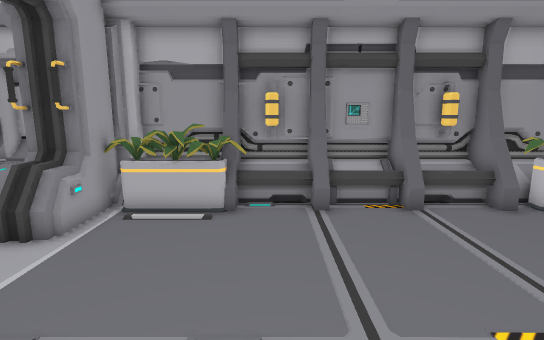
view 1 (above)

21 first-person views from a walk through a scene from a Unity 3-D project. The camera is 1.5 m above the floor, tilts 10° down and sees 80° across. The floor is counted in squares, 0.5 m on a side. Each view is taken from the middle of a square. On the plan, view 1 faces up. The plan holds only what a view shows up to about 20 squares ahead; the rest is blank. The place goes on beyond the plan. The player is left out.

view 2
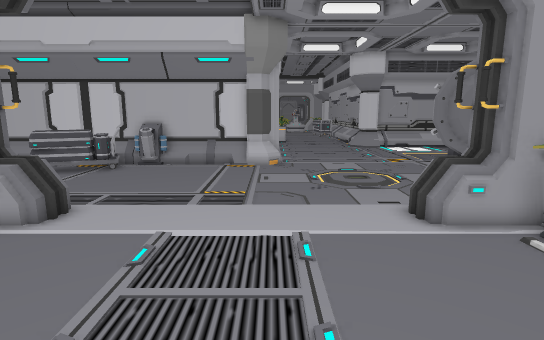

view 3
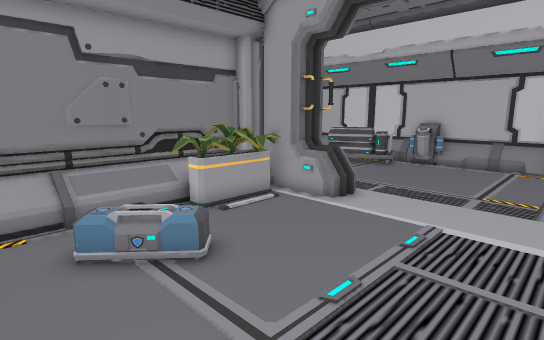

view 4
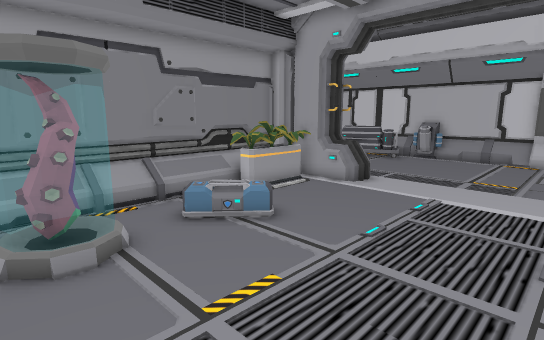

view 5
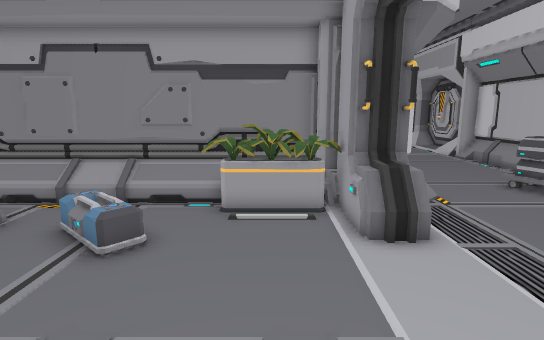

view 6
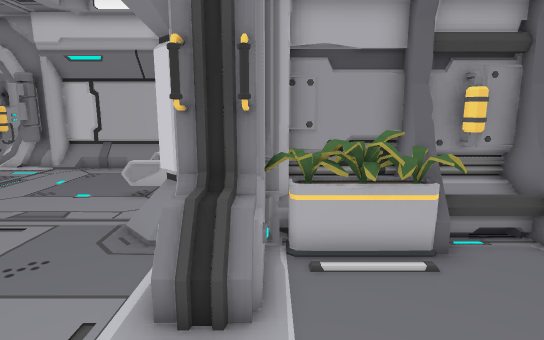

view 7
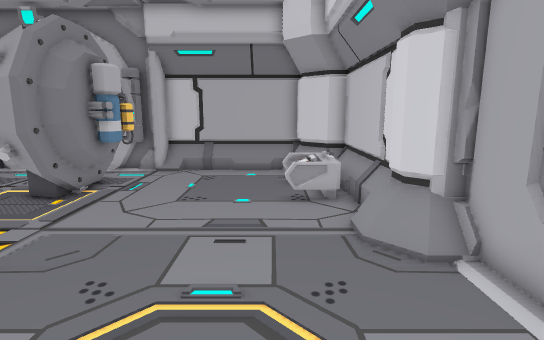

view 8
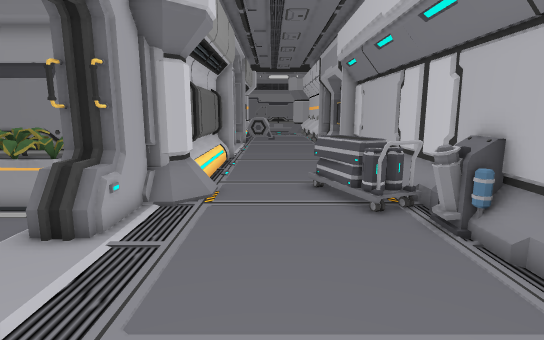

view 9
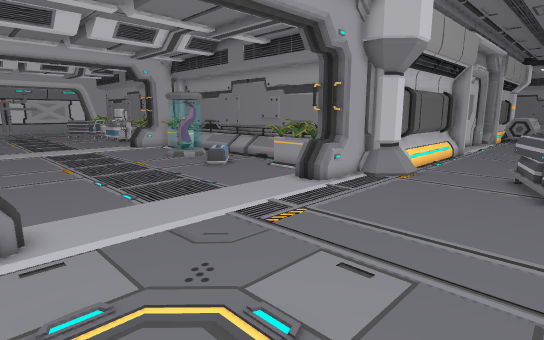

view 10
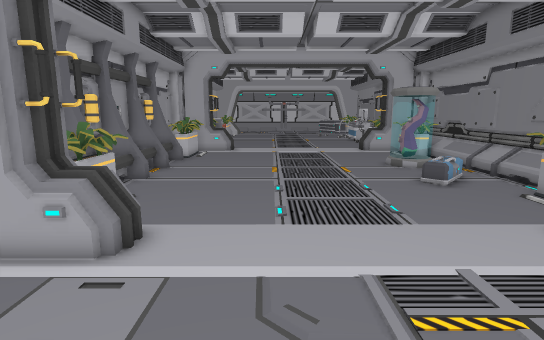

view 11
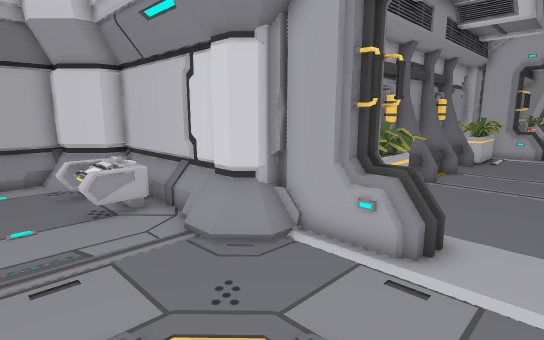

view 12
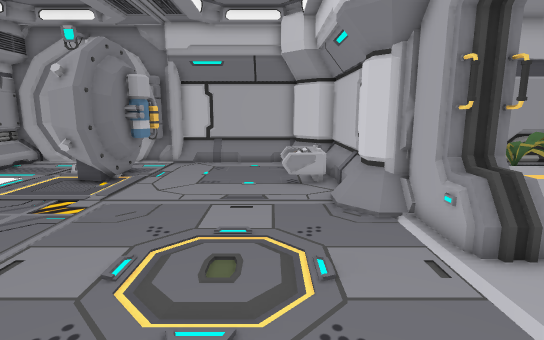

view 13
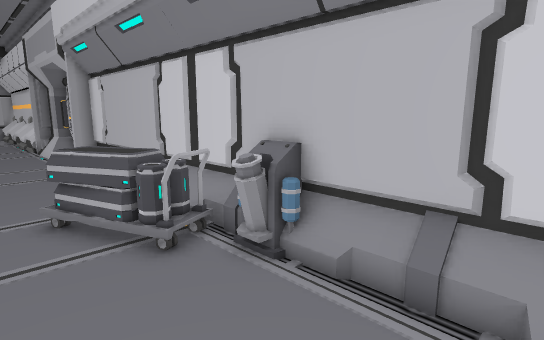

view 14
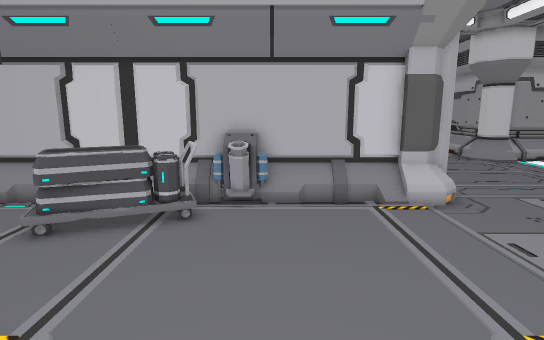

view 15
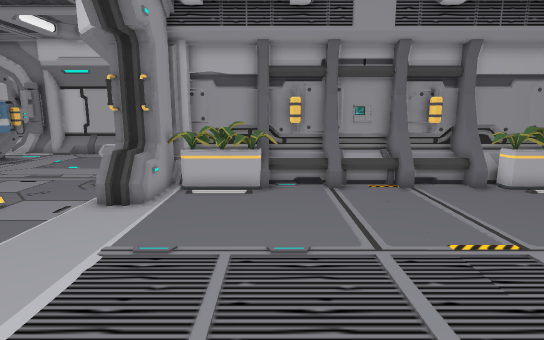

view 16
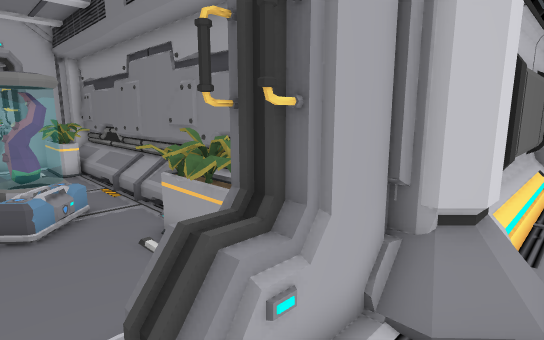

view 17
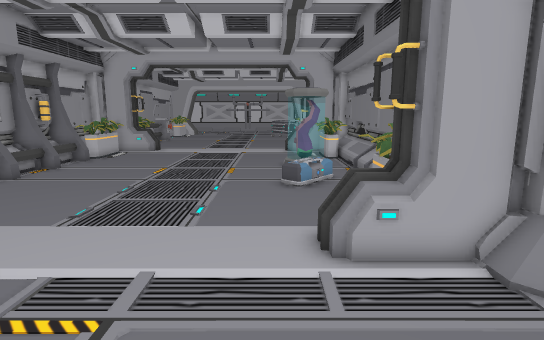

view 18
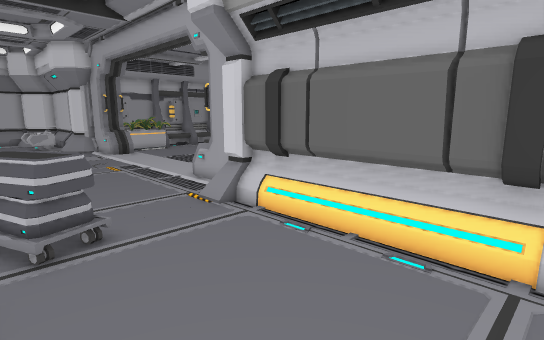

view 19
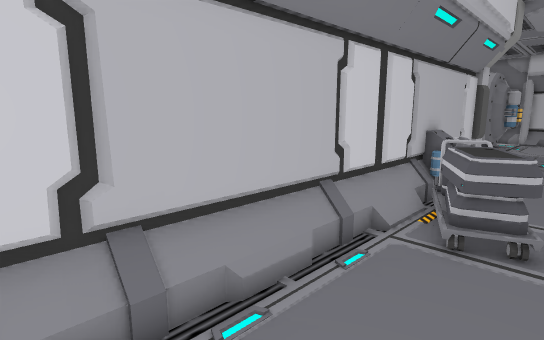

view 20
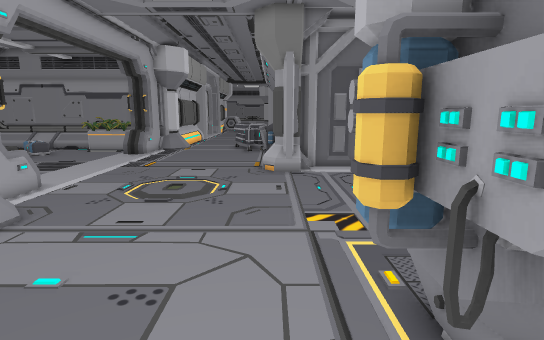

view 21
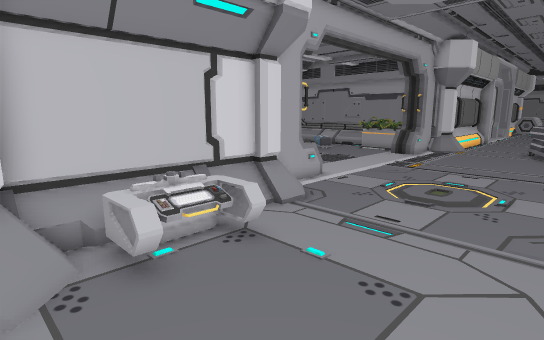

### Floor plan
Key: @ floor where view 1 was taken; # wall or solid block; . floor; / step, stairs or slope; = window, fence, low wall or low ledge; ^ raised ledge; v drop or lower ground; T tank; C cart; O other object.
Columns run from 18 left of view 1 to 7 right of it. Each row starts with its distance up from view 1.
 21 ##########
 20 #....... ##
 19 ##....... #
 18 ##......OO#
 17 ##......OO#
 16 ##......Ov#
 15 #.......OO#
 14 #.........#
 13 ..........##
 12 ..........################
 11 ..........O###OOOOT#####TO
 10 ...........# #OOOOOOOOOOOO
  9 ...........###OOO.........
  8 ...........=^=............
  7 ............=.............
  6 ..........................
  5 ..........................
  4 ..........................
  3 .#O.......................
  2 ##O.......................
  1  ##.......................
  0  ##...............@.......
 -1   #.......................
 -2  ##.......................
 -3  ##.........=.....//...OO.
 -4  #TT.......=^=.....//.OOO
 -5  #TCC......###OO.O../..OO
 -6  ##CC......# #OOOO........
 -7  ##CCC....O###OOO=##OO  O=
 -8   #CCC....OO #############
 -9   #.CC....##
-10   #.......##
-11   #.......#
-12   #.......#
-13   #.......#
-14   #.......#
-15   #.......#
-16   #.......#
-17   #.... ..#

Where each view was taken, in squares from view 1:
view 1: 0 up, 0 right, facing up
view 2: 3 up, 3 right, facing left
view 3: 3 up, 4 right, facing down-left
view 4: 4 up, 7 right, facing down-left
view 5: 4 up, 3 left, facing down
view 6: 3 up, 5 left, facing up
view 7: 4 up, 11 left, facing up
view 8: 4 up, 11 left, facing down
view 9: 8 up, 15 left, facing down-right
view 10: 4 up, 13 left, facing right
view 11: 5 up, 13 left, facing up-right
view 12: 1 up, 11 left, facing up
view 13: 1 up, 11 left, facing down-left
view 14: 3 down, 5 left, facing left
view 15: 3 down, 1 left, facing up
view 16: 2 down, 9 left, facing down-right
view 17: 2 down, 13 left, facing right
view 18: 17 down, 15 left, facing up-right
view 19: 17 down, 12 left, facing up-left
view 20: 20 up, 16 left, facing down
view 21: 20 up, 16 left, facing down-right
